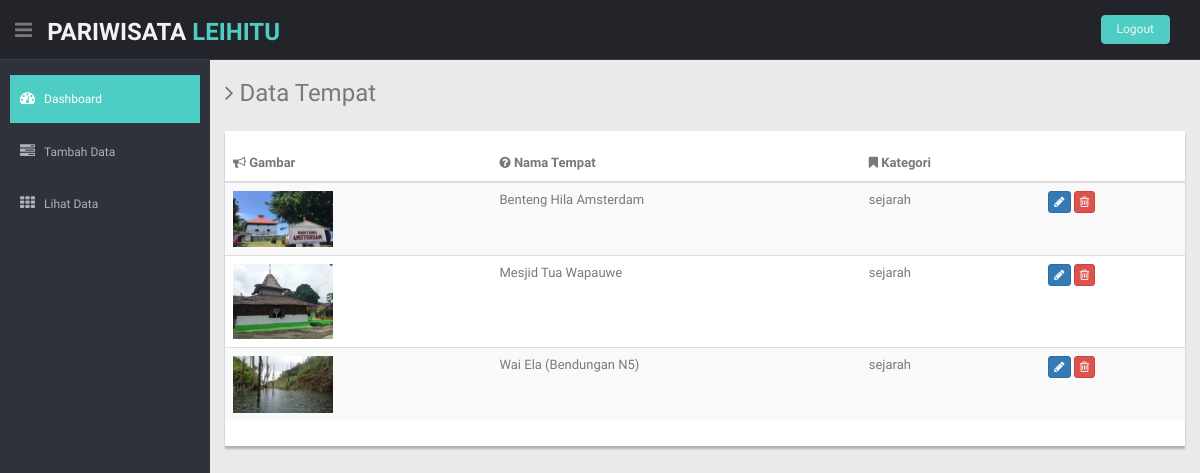
Screenshot of /admin/data_tempat.php (signed in) with the database file from the repository.
### tables this page shows
CREATE TABLE `tempat_tb` (
  `id_tempat` int(11) NOT NULL,
  `nama_tempat` varchar(50) NOT NULL,
  `gambar_tempat` varchar(50) NOT NULL,
  `deskripsi_tempat` text NOT NULL,
  `link_map` varchar(500) NOT NULL,
  `kategori` varchar(12) NOT NULL
);

### admin/data_tempat.php (the view, shortened to what this page needs)
<?php
require 'koneksi.php';
$d_tempat = mysqli_query($konek, "SELECT * FROM tempat_tb");
?>
<?php require 'header.php'; ?>
    <section id="main-content">
      <section class="wrapper">
        <h3><i class="fa fa-angle-right"></i> Data Tempat</h3>
        <div class="row mt">
          <div class="col-md-12">
            <div class="content-panel">
              <table class="table table-striped table-advance table-hover">
                <thead>
                  <tr>
                    <th><i class="fa fa-bullhorn"></i> Gambar</th>
                    <th class="hidden-phone"><i class="fa fa-question-circle"></i> Nama Tempat</th>
                    <th><i class="fa fa-bookmark"></i> Kategori</th>
                    <th></th>
                  </tr>
                </thead>
                <tbody>
                  <?php foreach ($d_tempat as $d) : ?>
                  <tr>
                    <td>
                      <a href="basic_table.html#">
                        <img src="../img/<?= $d["gambar_tempat"]; ?>" alt="" width="100px">
                      </a>
                    </td>
                    <td class="hidden-phone"><?= $d["nama_tempat"]; ?></td>
                    <td><?= $d["kategori"]; ?></td>
                    <td>
                          <a href="edit_tempat.php?q=<?= $d["id_tempat"]; ?>">
                            <button class="btn btn-primary btn-xs">
                            <i class="fa fa-pencil"></i>
                          </button>
                          </a>
                      <button class="btn btn-danger btn-xs"><i class="fa fa-trash-o " onclick="return confirm('Hapus data ini?') ? window.location.href = 'data_tempat.php?key=<?= $d["id_tempat"]; ?>' : console.log('NO')"></i></button>
                    </td>
                  </tr>
                 <?php endforeach; ?>
                </tbody>
              </table>
            </div>
          </div>
        </div>
      </section>
    </section>
  </section>
</body>
</html>

### admin/css/style.css (style rules this page uses)
body { color: #797979; background: #eaeaea; font-family: 'Ruda', sans-serif; padding: 0px !important; margin: 0px !important; font-size:13px; }
a, a:hover, a:focus { text-decoration: none; outline: none; }
.mt { margin-top: 25px; }
#main-content { margin-left: 210px; }
.wrapper { display: inline-block; margin-top: 60px; padding-left: 15px; padding-right: 15px; padding-bottom: 15px; padding-top: 0px; width: 100%; }
.content-panel { background: #ffffff; box-shadow: 0px 3px 2px #aab2bd; padding-top: 15px; padding-bottom: 5px; }

### rows the page displays
tempat_tb: gambar_tempat (picture), nama_tempat "Benteng Hila Amsterdam", kategori "sejarah"
tempat_tb: gambar_tempat (picture), nama_tempat "Mesjid Tua Wapauwe", kategori "sejarah"
tempat_tb: gambar_tempat (picture), nama_tempat "Wai Ela (Bendungan N5)", kategori "sejarah"
